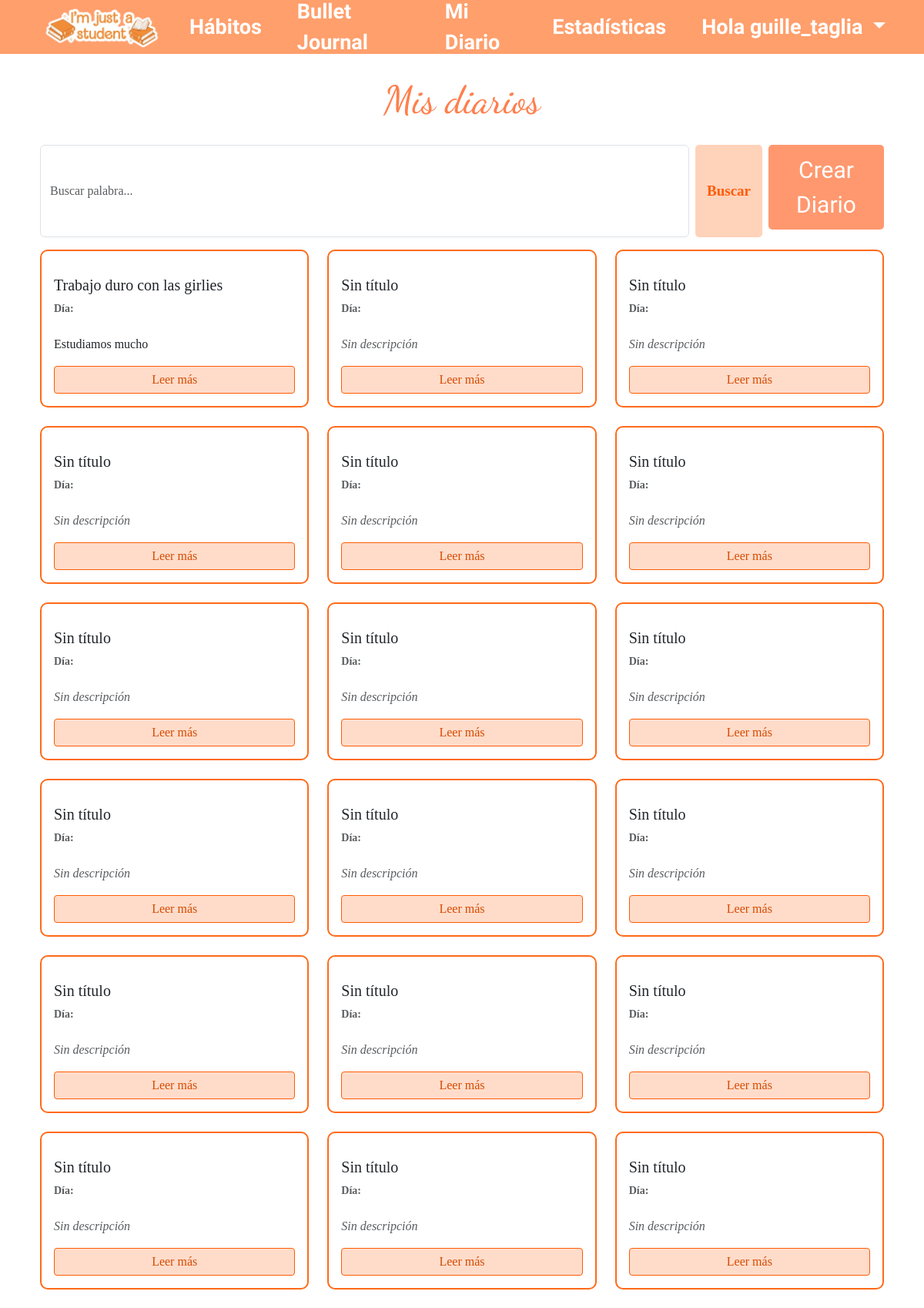
Page /diary/list/ (signed in) on the earlier database version.
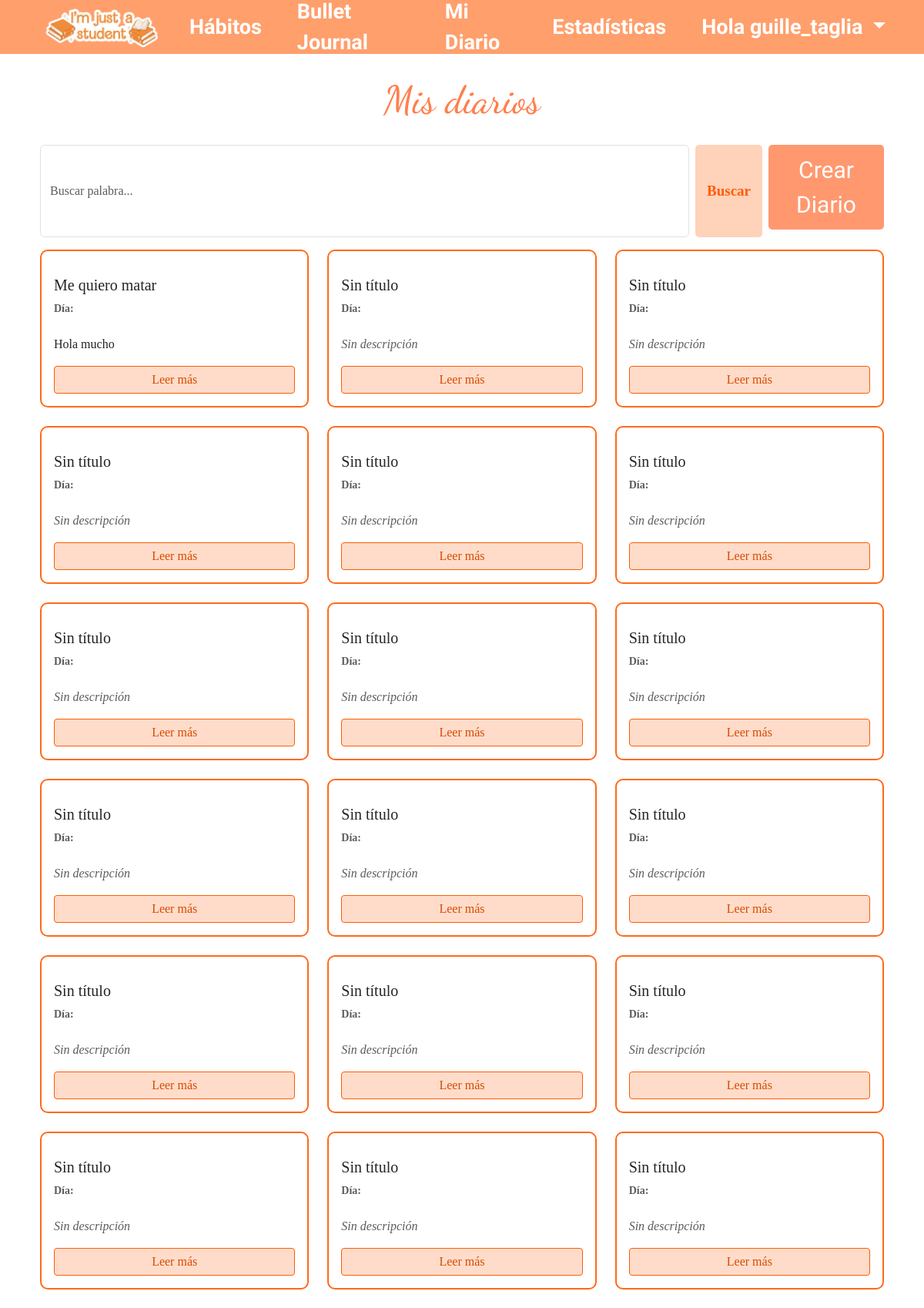
Same page on the later database version.
### bullet_journal/models.py (models this page shows, shortened)
class Journal(models.Model):
    user = models.ForeignKey(User, on_delete=models.CASCADE)
    date = models.DateField()
    mood = models.CharField(max_length=50)
    sleep_hours = models.FloatField(null=True)
    water_glasses = models.IntegerField(null=True)
    exercise = models.BooleanField(default=False)
    image = models.ImageField(upload_to='journal_images/', null=True, blank=True)
    title = models.CharField(max_length=200, blank=True, null=True)  # Título del día
    diary_entry = models.TextField(blank=True, null=True)  # Descripción del día
    diary_image = models.ImageField(upload_to='diary_images/', null=True, blank=True)  # Imagen para el diario
    custom_habits_data = models.JSONField(default=dict, blank=True)
    class Meta:
        unique_together = ('user', 'date')

### bullet_journal/views/journal_views.py (the view)
# urls.py: path('diary/list/', diary_list, name='diary_list'),
@login_required
def diary_list(request):
    query = request.GET.get('q', '').strip()  # texto de búsqueda
    diary_entries = Journal.objects.filter(user=request.user)
    diary_entry = diary_entries.exclude(
        title__isnull=True, diary_entry__isnull=True
    ).exclude(title='', diary_entry='')
    if query:
        diary_entries = diary_entries.filter(
            Q(title__icontains=query) | Q(diary_entry__icontains=query)
        )
    diary_entries = diary_entries.order_by('-date')
    return render(request, 'bullet_journal/journal/diary_list.html', {
        'diary_entries': diary_entries,
        'query': query,
    })

### bullet_journal/templates/bullet_journal/journal/diary_list.html (shortened to what this page needs)
{% extends "header.html" %}
{% load static %}
{% load i18n %}
    {% block extra_head %}
    <link rel="stylesheet" href="{% static 'bullet_journal/css/styles.css' %}">
    {% endblock %}
{% block contenido %}
<body>
    <div class="container">
        <div class="journal-form">
            <h1>Mis diarios</h1>
            <form method="get" action="{% url 'diary_list' %}" class="d-flex" style="gap: 8px;">
                <input type="text" name="q" value="{{ query }}"
                class="form-control" placeholder="Buscar palabra...">
                <button type="submit" class="btn btn-secondary">Buscar</button>
                <a href="{% url 'diary_entry' %}" class="btn btn-primary">Crear Diario</a>
            </form>
            {% if diary_entries %}
                <div class="row">
                    {% for entry in diary_entries %}
                    <div class="col-md-6 col-lg-4 mb-4">
                        <div class="card h-100 border-orange">
                            <div class="card-body d-flex flex-column">
                                <div class="card-title">
                                    <h5>{{ entry.title|default:"Sin título" }}</h5>
                                    <small class="text-muted">
                                        <div class="diary-date" data-date="{{ diary_entry.date|date:'Y-m-d' }}">
                                            {% language 'es' %}
                                                <p><strong>Día:</strong> {{ diary_entry.date|date:"l"|title }} {{ diary_entry.date|date:"j \d\e F \d\e Y" }}</p>
                                            {% endlanguage %}
                                        </div>
                                    </small>
                                </div>
                                <p class="card-text flex-grow-1">
                                    {% if entry.diary_entry %}
                                        {{ entry.diary_entry|truncatewords:30 }}
                                    {% else %}
                                        <em class="text-muted">Sin descripción</em>
                                    {% endif %}
                                </p>
                                <a href="{% url 'diary_detail' entry.pk %}"
                                class="btn btn-outline-primary mt-auto">
                                    Leer más
                                </a>
                            </div>
                        </div>
                    </div>
                    {% endfor %}
                </div>
            </div>
        </div>
        <div class="text-center py-5">
            <a href="{% url 'diary_entry' %}" class="btn btn-primary btn-lg">
            </a>
        </div>
    {% endif %}
</body>
{% endblock %}

Differences in the rows shown:
changed Journal: title "Trabajo duro con las girlies" → "Me quiero matar"; diary_entry "Estudiamos mucho" → "Hola mucho"
